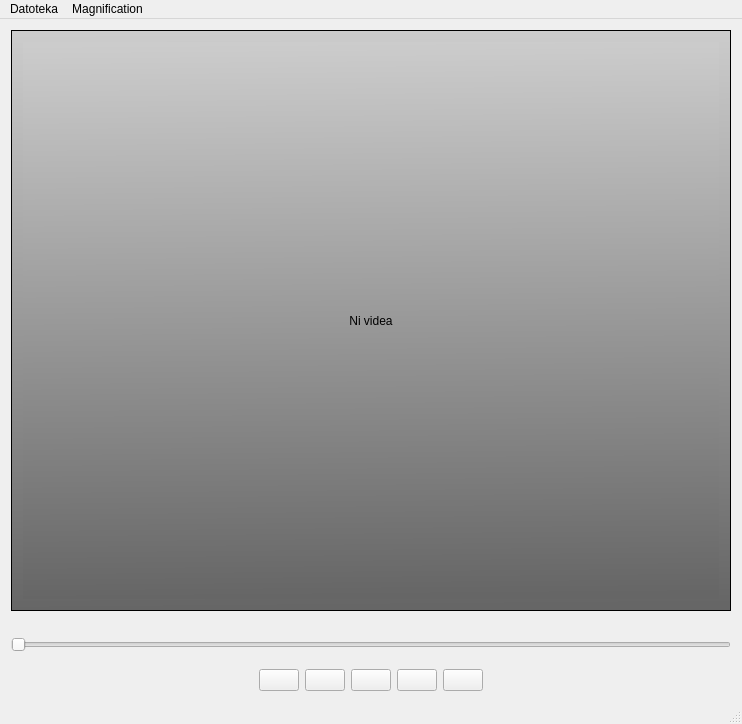
<?xml version="1.0" encoding="UTF-8"?>
<ui version="4.0">
 <class>MainWindow</class>
 <widget class="QMainWindow" name="MainWindow">
  <property name="geometry">
   <rect>
    <x>0</x>
    <y>0</y>
    <width>742</width>
    <height>724</height>
   </rect>
  </property>
  <property name="windowTitle">
   <string>Ojačanje gibanja v videu</string>
  </property>
  <widget class="QWidget" name="centralWidget">
   <property name="sizePolicy">
    <sizepolicy hsizetype="Preferred" vsizetype="Preferred">
     <horstretch>0</horstretch>
     <verstretch>0</verstretch>
    </sizepolicy>
   </property>
   <layout class="QGridLayout" name="gridLayout">
    <item row="4" column="0">
     <widget class="QSlider" name="progressSlider">
      <property name="orientation">
       <enum>Qt::Horizontal</enum>
      </property>
     </widget>
    </item>
    <item row="3" column="0">
     <widget class="QLabel" name="timeLabel">
      <property name="text">
       <string/>
      </property>
      <property name="alignment">
       <set>Qt::AlignRight|Qt::AlignTrailing|Qt::AlignVCenter</set>
      </property>
     </widget>
    </item>
    <item row="5" column="0">
     <widget class="QWidget" name="widget" native="true">
      <layout class="QHBoxLayout" name="horizontalLayout">
       <property name="spacing">
        <number>6</number>
       </property>
       <property name="bottomMargin">
        <number>0</number>
       </property>
       <item>
        <spacer name="horizontalSpacer">
         <property name="orientation">
          <enum>Qt::Horizontal</enum>
         </property>
         <property name="sizeHint" stdset="0">
          <size>
           <width>40</width>
           <height>20</height>
          </size>
         </property>
        </spacer>
       </item>
       <item>
        <widget class="QPushButton" name="btnLast">
         <property name="text">
          <string/>
         </property>
         <property name="icon">
          <iconset resource="myResources.qrc">
           <normaloff>:/myImages/actions/media-seek-backward.png</normaloff>:/myImages/actions/media-seek-backward.png</iconset>
         </property>
        </widget>
       </item>
       <item>
        <widget class="QPushButton" name="btnPlay">
         <property name="text">
          <string/>
         </property>
         <property name="icon">
          <iconset resource="myResources.qrc">
           <normaloff>:/myImages/actions/gtk-media-play-ltr.png</normaloff>:/myImages/actions/gtk-media-play-ltr.png</iconset>
         </property>
        </widget>
       </item>
       <item>
        <widget class="QPushButton" name="btnPause">
         <property name="text">
          <string/>
         </property>
         <property name="icon">
          <iconset resource="myResources.qrc">
           <normaloff>:/myImages/actions/gtk-media-pause.png</normaloff>:/myImages/actions/gtk-media-pause.png</iconset>
         </property>
        </widget>
       </item>
       <item>
        <widget class="QPushButton" name="btnStop">
         <property name="text">
          <string/>
         </property>
         <property name="icon">
          <iconset resource="myResources.qrc">
           <normaloff>:/myImages/actions/gtk-media-stop.png</normaloff>:/myImages/actions/gtk-media-stop.png</iconset>
         </property>
        </widget>
       </item>
       <item>
        <widget class="QPushButton" name="btnNext">
         <property name="text">
          <string/>
         </property>
         <property name="icon">
          <iconset resource="myResources.qrc">
           <normaloff>:/myImages/actions/gtk-media-forward-ltr.png</normaloff>:/myImages/actions/gtk-media-forward-ltr.png</iconset>
         </property>
        </widget>
       </item>
       <item>
        <spacer name="horizontalSpacer_2">
         <property name="orientation">
          <enum>Qt::Horizontal</enum>
         </property>
         <property name="sizeHint" stdset="0">
          <size>
           <width>40</width>
           <height>20</height>
          </size>
         </property>
        </spacer>
       </item>
      </layout>
     </widget>
    </item>
    <item row="0" column="0">
     <widget class="QScrollArea" name="scrollArea">
      <property name="styleSheet">
       <string notr="true">background-color: qlineargradient(spread:pad, x1:0.489, y1:0, x2:0.5, y2:0.994318, stop:0 rgba(204, 204, 204, 255), stop:1 rgba(102, 102, 102, 255));</string>
      </property>
      <property name="widgetResizable">
       <bool>true</bool>
      </property>
      <widget class="QWidget" name="scrollAreaWidgetContents">
       <property name="geometry">
        <rect>
         <x>0</x>
         <y>0</y>
         <width>722</width>
         <height>583</height>
        </rect>
       </property>
       <layout class="QGridLayout" name="gridLayout_2">
        <item row="0" column="0">
         <widget class="QLabel" name="videoLabel">
          <property name="autoFillBackground">
           <bool>false</bool>
          </property>
          <property name="text">
           <string>Ni videa</string>
          </property>
          <property name="alignment">
           <set>Qt::AlignCenter</set>
          </property>
         </widget>
        </item>
       </layout>
      </widget>
     </widget>
    </item>
   </layout>
  </widget>
  <widget class="QMenuBar" name="menuBar">
   <property name="geometry">
    <rect>
     <x>0</x>
     <y>0</y>
     <width>742</width>
     <height>20</height>
    </rect>
   </property>
   <widget class="QMenu" name="menu_File">
    <property name="title">
     <string>Datoteka</string>
    </property>
    <addaction name="actionOpen"/>
    <addaction name="actionClose"/>
    <addaction name="separator"/>
    <addaction name="actionSave_as"/>
    <addaction name="separator"/>
    <addaction name="actionQuit"/>
   </widget>
   <widget class="QMenu" name="menuProcessor">
    <property name="title">
     <string>Magnification</string>
    </property>
    <addaction name="motion"/>
   </widget>
   <addaction name="menu_File"/>
   <addaction name="menuProcessor"/>
  </widget>
  <widget class="QStatusBar" name="statusBar"/>
  <action name="actionOpen">
   <property name="text">
    <string>Odpri video</string>
   </property>
  </action>
  <action name="actionClose">
   <property name="text">
    <string>Zapri video</string>
   </property>
  </action>
  <action name="actionQuit">
   <property name="text">
    <string>Izhod</string>
   </property>
  </action>
  <action name="actionSave_as">
   <property name="text">
    <string>Shrani video kot</string>
   </property>
  </action>
  <action name="actionAbout">
   <property name="icon">
    <iconset resource="myResources.qrc">
     <normaloff>:/myImages/actions/gtk-about.png</normaloff>:/myImages/actions/gtk-about.png</iconset>
   </property>
   <property name="text">
    <string>About(&amp;A)</string>
   </property>
   <property name="shortcut">
    <string>F1</string>
   </property>
  </action>
  <action name="actionAbout_Qt">
   <property name="icon">
    <iconset resource="myResources.qrc">
     <normaloff>:/myImages/actions/gtk-help.png</normaloff>:/myImages/actions/gtk-help.png</iconset>
   </property>
   <property name="text">
    <string>About &amp;Qt</string>
   </property>
  </action>
  <action name="actionPlay">
   <property name="icon">
    <iconset resource="myResources.qrc">
     <normaloff>:/myImages/actions/gtk-media-play-ltr.png</normaloff>:/myImages/actions/gtk-media-play-ltr.png</iconset>
   </property>
   <property name="text">
    <string>Play(&amp;P)</string>
   </property>
   <property name="shortcut">
    <string>Ctrl+Shift+P</string>
   </property>
  </action>
  <action name="actionStop_S">
   <property name="icon">
    <iconset resource="myResources.qrc">
     <normaloff>:/myImages/actions/gtk-media-stop.png</normaloff>:/myImages/actions/gtk-media-stop.png</iconset>
   </property>
   <property name="text">
    <string>Stop(&amp;S)</string>
   </property>
   <property name="shortcut">
    <string>Ctrl+Shift+T</string>
   </property>
  </action>
  <action name="actionLast_Frame_L">
   <property name="icon">
    <iconset resource="myResources.qrc">
     <normaloff>:/myImages/actions/media-seek-backward.png</normaloff>:/myImages/actions/media-seek-backward.png</iconset>
   </property>
   <property name="text">
    <string>Last Frame(&amp;L)</string>
   </property>
   <property name="shortcut">
    <string>Ctrl+Shift+L</string>
   </property>
  </action>
  <action name="actionNext_Frame_N">
   <property name="icon">
    <iconset resource="myResources.qrc">
     <normaloff>:/myImages/actions/media-seek-forward.png</normaloff>:/myImages/actions/media-seek-forward.png</iconset>
   </property>
   <property name="text">
    <string>Next Frame(&amp;N)</string>
   </property>
   <property name="shortcut">
    <string>Ctrl+Shift+N</string>
   </property>
  </action>
  <action name="actionPause">
   <property name="icon">
    <iconset resource="myResources.qrc">
     <normaloff>:/myImages/actions/gtk-media-pause.png</normaloff>:/myImages/actions/gtk-media-pause.png</iconset>
   </property>
   <property name="text">
    <string>Pause</string>
   </property>
  </action>
  <action name="action_Morpho">
   <property name="text">
    <string>&amp;Morphology Transform</string>
   </property>
  </action>
  <action name="actionClean_Temp_Files">
   <property name="icon">
    <iconset resource="myResources.qrc">
     <normaloff>:/myImages/actions/edit-clear.png</normaloff>:/myImages/actions/edit-clear.png</iconset>
   </property>
   <property name="text">
    <string>Clean Temp Files</string>
   </property>
  </action>
  <action name="motion">
   <property name="text">
    <string>Eulerian Motion</string>
   </property>
   <property name="visible">
    <bool>true</bool>
   </property>
  </action>
  <action name="color">
   <property name="enabled">
    <bool>true</bool>
   </property>
   <property name="text">
    <string>&amp;Color</string>
   </property>
   <property name="visible">
    <bool>true</bool>
   </property>
  </action>
 </widget>
 <layoutdefault spacing="6" margin="11"/>
 <tabstops>
  <tabstop>btnPlay</tabstop>
  <tabstop>btnPause</tabstop>
  <tabstop>btnStop</tabstop>
  <tabstop>btnLast</tabstop>
  <tabstop>btnNext</tabstop>
  <tabstop>scrollArea</tabstop>
 </tabstops>
 <resources>
  <include location="myResources.qrc"/>
 </resources>
 <connections/>
</ui>
